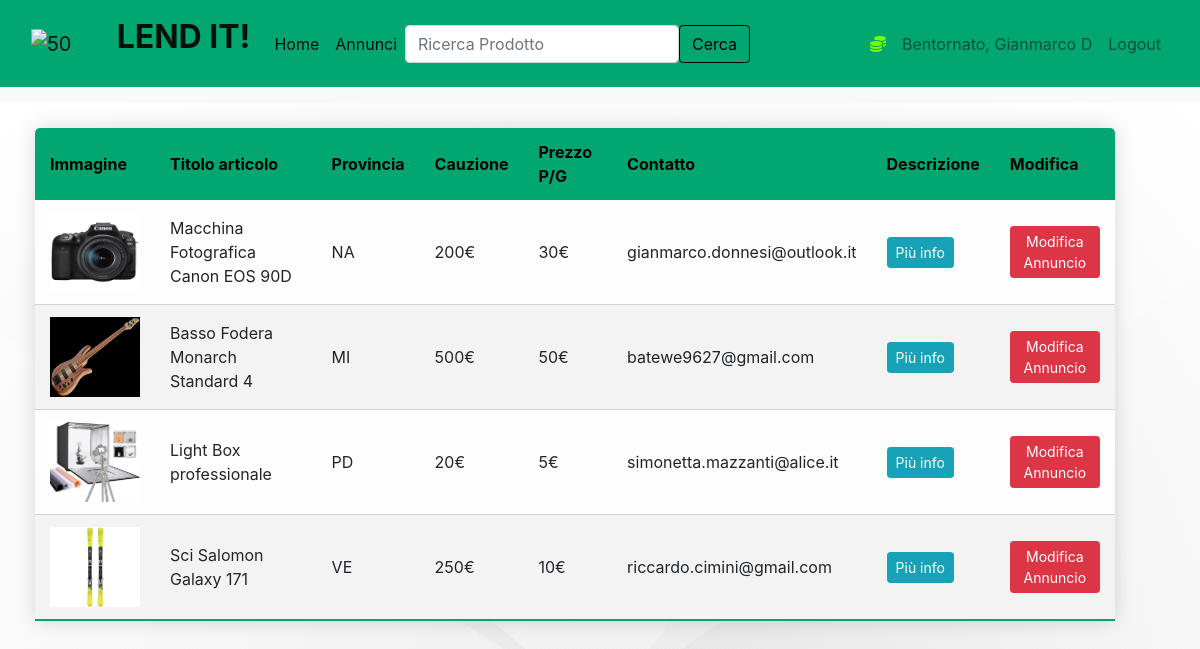
The app's page /annunci (signed in) with its own data.
### market/models.py (models this page shows, shortened)
class User(db.Model, UserMixin):
    id = db.Column(db.Integer(), primary_key=True)
    username = db.Column(db.String(length=30), nullable=False, unique=True)
    email_address = db.Column(db.String(length=50), nullable=False, unique=True)
    password_hash = db.Column(db.String(length=60), nullable=False)
    items = db.relationship('Item', backref='owned_user', lazy=True)
    @property
    def password(self):
        return self.password

class Item(db.Model):
    __searchable__ = ['name', 'provincia']
    id = db.Column(db.Integer(), primary_key=True)
    name = db.Column(db.String(length=30), nullable=False, unique=True)
    price = db.Column(db.Integer(), nullable=False)
    cauzione = db.Column(db.Integer(), nullable=False)
    provincia = db.Column(db.String(length=2), nullable=False)
    description = db.Column(db.String(length=2000), nullable=False, unique=True)
    contatto = db.Column(db.String(length=60), nullable=False, unique=True)
    owner = db.Column(db.Integer(), db.ForeignKey('user.id'))
    image1 = db.Column(db.String(150), nullable=False)
    image2 = db.Column(db.String(150), nullable=False)

### market/routes.py (the view)
@app.route('/annunci')
def annunci_page():
    items = Item.query.all()
    return render_template('annunci.html', items=items)

### market/models.py (called while the page is built)
@login_manager.user_loader
def load_user(user_id):
    return User.query.get(int(user_id))

### market/templates/annunci.html (shortened to what this page needs)
{% extends 'base.html' %}
{% block content %}
<nav class="navbar navbar-light bg-light" >
  <div class="container-fluid" id="ricerca">
    <form class="d-flex" action="{{ url_for('risultato') }}">
      <input class="form-control me-2" type="search" placeholder="Ricerca Prodotto" aria-label="Search" name="q">
      <button class="btn btn-outline-success" type="submit">Cerca</button>
    </form>
  </div>
</nav>
<div class="container4">
<table class="content-table table-hover table-light">
    <thead>
        <tr>
            <th scope="col">Immagine</th>
            <th scope="col">Titolo articolo</th>
            <th scope="col">Provincia</th>
            <th scope="col">Cauzione</th>
            <th scope="col">Prezzo P/G</th>
             <th scope="col">Contatto</th>
            <th scope="col">Descrizione</th>
            <th scope="col">Modifica</th>
        </tr>
    </thead>
    <tbody>
      {% for item in items %}
          <tr>
                <td><img src="{{ url_for('static', filename='immagini/' + item.image1)}}" width="90" height="80"></td>
                <td>{{ item.name }}</td>
                 <td>{{ item.provincia }}</td>
                 <td>{{ item.cauzione}}€</td>
                 <td>{{ item.price }}€</td>
                 <td>{{ item.contatto}}</td>
              <td><a href="{{ url_for('singolo_prodotto', id=item.id)}}" class="btn btn-info btn-sm">Più info</a></td>
              <td><a href="{{ url_for('updateproduct', id=item.id)}}" class="btn btn-danger btn-sm">Modifica Annuncio</a></td>
          </tr>
      {% endfor %}
    </tbody>
</table>
</div>
{% endblock %}

### market/templates/base.html (shortened to what this page needs)
<!doctype html>
<html lang="en">
   <head>
      <link rel="stylesheet" href="https://cdn.jsdelivr.net/npm/bootstrap@4.5.3/dist/css/bootstrap.min.css">
      <link rel="stylesheet" href="https://cdnjs.cloudflare.com/ajax/libs/animate.css/4.1.1/animate.min.css"/>
   </head>
   <body>
  <nav class="navbar navbar-expand-lg navbar-light " style="background-color: #01A670;">
  <div class="container-fluid">
    <a class="navbar-brand" href="#">
      <img src="{{url_for('static', filename='stretta-791x470.png')}}" alt="50" width="80" height="45" class="d-inline-block align-text-top">
     <font  size="6"> <strong>  LEND IT! </strong> </font>
    </a>
    <div class="collapse navbar-collapse" id="navbarSupportedContent">
      <ul class="navbar-nav mr-auto">
           <li class="nav-item active">
          <a class="nav-link active" aria-current="page" href="{{ url_for('home_page') }}">Home</a>
        </li>
        <li class="nav-item active">
          <a class="nav-link active" aria-current="page" href="{{ url_for('annunci_page') }}">Annunci</a>
        </li>
          <li class="nav-item active">
          <a class="nav-link active" aria-current="page" href="{{ url_for('insert_product') }}">Inserisci Annuncio</a>
        </li>
        </ul>
    </div>
          {% if current_user.is_authenticated %}
            <ul class="navbar-nav">
                <li class="nav-item">
                    <a class="nav-link" style="color: lawngreen; font-weight: bold">
                        <i class="fas fa-coins"></i>
                    </a>
                </li>
                <li class="nav-item">
                    <a class="nav-link">Bentornato, {{ current_user.username }}</a>
                </li>
                <li class="nav-item">
                    <a class="nav-link" href="{{ url_for('logout_page')}}">Logout</a>
                </li>
            </ul>
          {% endif %}
          </div>
    </nav>
 {% block content %}{% endblock %}
</html>

### market/templates/annunci.html (style rules this page uses)
.content-table { border-collapse: collapse ; margin: 25px 0; font-size: 1em; min-width: 400px; width: 90%; border-radius: 5px 5px 0 0; overflow: hidden; box-shadow: 0 0 20px rgba(0,0,0,0.15); margin-left: 35px; margin-right: 35px; }
.content-table thead tr { background-color: #01A670; color: black; text-align: left; font-weight: bold; }
.content-table th, .content-table td { padding: 12px 15px; }
.content-table tbody tr { border-bottom: 1px solid lightgrey; }
.content-table tbody tr:nth-of-type(even) { background-color: #f3f3f3; }
.content-table tbody tr:last-of-type { border-bottom: 2px solid #01A670; }
.container4 { position: absolute; height: 100%; width: 100%; background-image: radial-gradient(circle at center center, transparent,rgb(255,255,255)),linear-gradient(309deg, rgba(90, 90, 90,0.05) 0%, rgba(90, 90, 90,0.05) 50%,rgba(206, 206, 206,0.05) 50%, rgba(206, 206, 206,0.05) 100%),linear-gradient(39deg, rgba(13, 13, 13,0.05) 0%, rgba(13, 13, 13,0.05) 50%,rgba(189, 189, 189,0.05) 50%, rgba(189, 189, 189,0.05) 100%),linear-gradient(144deg, rgba(249, 249, 249,0.05) 0%, rgba(249, 249, 249,0.05) 50%,rgba(111, 111, 111,0.05) 50%, rgba(111, 111, 111,0.05) 100%),linear-gradient(166deg, rgba(231, 231, 231,0.05) 0%, rgba(231, 231, 231,0.05) 50%,rgba(220, 220, 220,0.05) 50%, rgba(220, 220, 220,0.05) 100%),linear-gradient(212deg, rgba(80, 80, 80,0.05) 0%, rgba(80, 80, 80,0.05) 50%,rgba(243, 243, 243,0.05) 50%, rgba(243, 243, 243,0.05) 100%),radial-gradient(circle at center center, hsl(107,19%,100%),hsl(107,19%,100%)); }
.d-flex { position: absolute; right: 450px; bottom: 40px; border-color: black; }
.btn-outline-success { background:#01A670; color: black; border-color: black; }

### records on screen
User: username "Gianmarco D"
Item: image1 (picture), name "Macchina Fotografica Canon EOS 90D", provincia "NA", cauzione "200", price "30", contatto "gianmarco.donnesi@outlook.it"
Item: image1 (picture), name "Basso Fodera Monarch Standard 4", provincia "MI", cauzione "500", price "50", contatto "batewe9627@gmail.com"
Item: image1 (picture), name "Light Box professionale", provincia "PD", cauzione "20", price "5", contatto "simonetta.mazzanti@alice.it"
Item: image1 (picture), name "Sci Salomon Galaxy 171", provincia "VE", cauzione "250", price "10", contatto "riccardo.cimini@gmail.com"
